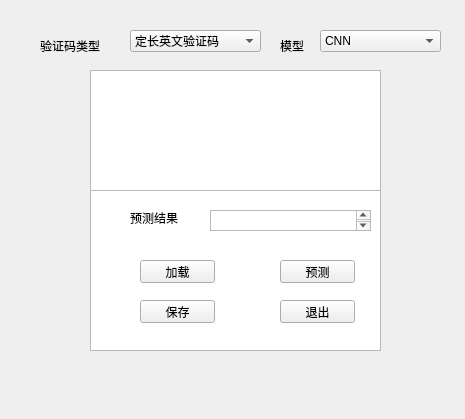
<?xml version="1.0" encoding="UTF-8"?>
<ui version="4.0">
 <class>Index</class>
 <widget class="QWidget" name="Index">
  <property name="geometry">
   <rect>
    <x>0</x>
    <y>0</y>
    <width>465</width>
    <height>419</height>
   </rect>
  </property>
  <property name="windowTitle">
   <string>Form</string>
  </property>
  <widget class="QLabel" name="label">
   <property name="geometry">
    <rect>
     <x>40</x>
     <y>30</y>
     <width>91</width>
     <height>31</height>
    </rect>
   </property>
   <property name="styleSheet">
    <string notr="true">
font: 12pt &quot;Adobe 黑体 Std R&quot;;</string>
   </property>
   <property name="text">
    <string>验证码类型</string>
   </property>
  </widget>
  <widget class="QLabel" name="label_2">
   <property name="geometry">
    <rect>
     <x>280</x>
     <y>30</y>
     <width>91</width>
     <height>31</height>
    </rect>
   </property>
   <property name="styleSheet">
    <string notr="true">
font: 12pt &quot;Adobe 黑体 Std R&quot;;</string>
   </property>
   <property name="text">
    <string>模型</string>
   </property>
  </widget>
  <widget class="QComboBox" name="comboBox">
   <property name="geometry">
    <rect>
     <x>320</x>
     <y>30</y>
     <width>121</width>
     <height>22</height>
    </rect>
   </property>
   <item>
    <property name="text">
     <string>CNN</string>
    </property>
   </item>
   <item>
    <property name="text">
     <string>LSTM</string>
    </property>
   </item>
  </widget>
  <widget class="QComboBox" name="comboBox_2">
   <property name="geometry">
    <rect>
     <x>130</x>
     <y>30</y>
     <width>131</width>
     <height>22</height>
    </rect>
   </property>
   <item>
    <property name="text">
     <string>定长英文验证码</string>
    </property>
   </item>
   <item>
    <property name="text">
     <string>不定长英文验证码</string>
    </property>
   </item>
  </widget>
  <widget class="QTableWidget" name="tableWidget">
   <property name="geometry">
    <rect>
     <x>90</x>
     <y>70</y>
     <width>291</width>
     <height>281</height>
    </rect>
   </property>
  </widget>
  <widget class="QGraphicsView" name="graphicsView">
   <property name="geometry">
    <rect>
     <x>90</x>
     <y>70</y>
     <width>291</width>
     <height>121</height>
    </rect>
   </property>
  </widget>
  <widget class="QLabel" name="label_3">
   <property name="geometry">
    <rect>
     <x>130</x>
     <y>210</y>
     <width>71</width>
     <height>16</height>
    </rect>
   </property>
   <property name="styleSheet">
    <string notr="true">font: 12pt &quot;Adobe 黑体 Std R&quot;;</string>
   </property>
   <property name="text">
    <string>预测结果</string>
   </property>
  </widget>
  <widget class="QPlainTextEdit" name="plainTextEdit">
   <property name="geometry">
    <rect>
     <x>210</x>
     <y>210</y>
     <width>161</width>
     <height>21</height>
    </rect>
   </property>
  </widget>
  <widget class="QPushButton" name="pushButton">
   <property name="geometry">
    <rect>
     <x>140</x>
     <y>260</y>
     <width>75</width>
     <height>23</height>
    </rect>
   </property>
   <property name="text">
    <string>加载</string>
   </property>
  </widget>
  <widget class="QPushButton" name="pushButton_2">
   <property name="geometry">
    <rect>
     <x>280</x>
     <y>260</y>
     <width>75</width>
     <height>23</height>
    </rect>
   </property>
   <property name="text">
    <string>预测</string>
   </property>
  </widget>
  <widget class="QPushButton" name="pushButton_3">
   <property name="geometry">
    <rect>
     <x>140</x>
     <y>300</y>
     <width>75</width>
     <height>23</height>
    </rect>
   </property>
   <property name="text">
    <string>保存</string>
   </property>
  </widget>
  <widget class="QPushButton" name="pushButton_4">
   <property name="geometry">
    <rect>
     <x>280</x>
     <y>300</y>
     <width>75</width>
     <height>23</height>
    </rect>
   </property>
   <property name="text">
    <string>退出</string>
   </property>
  </widget>
 </widget>
 <resources/>
 <connections/>
</ui>
